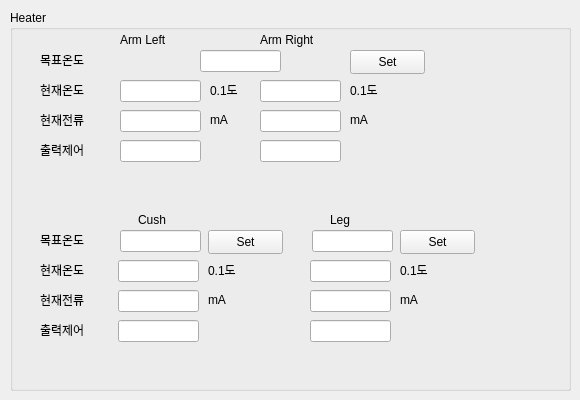
                 <widget class="QWidget" name="tab_heater">
                  <attribute name="title">
                   <string>Heater</string>
                  </attribute>
                  <widget class="QGroupBox" name="groupBox_4">
                   <property name="geometry">
                    <rect>
                     <x>10</x>
                     <y>10</y>
                     <width>561</width>
                     <height>381</height>
                    </rect>
                   </property>
                   <property name="title">
                    <string>Heater</string>
                   </property>
                   <widget class="QLineEdit" name="lineEdit_heater_arm_temp_target">
                    <property name="geometry">
                     <rect>
                      <x>190</x>
                      <y>40</y>
                      <width>81</width>
                      <height>22</height>
                     </rect>
                    </property>
                   </widget>
                   <widget class="QLabel" name="label_17">
                    <property name="geometry">
                     <rect>
                      <x>30</x>
                      <y>40</y>
                      <width>71</width>
                      <height>20</height>
                     </rect>
                    </property>
                    <property name="text">
                     <string>목표온도</string>
                    </property>
                   </widget>
                   <widget class="QLabel" name="label_18">
                    <property name="geometry">
                     <rect>
                      <x>110</x>
                      <y>20</y>
                      <width>71</width>
                      <height>20</height>
                     </rect>
                    </property>
                    <property name="text">
                     <string>Arm Left</string>
                    </property>
                   </widget>
                   <widget class="QLabel" name="label_19">
                    <property name="geometry">
                     <rect>
                      <x>250</x>
                      <y>20</y>
                      <width>81</width>
                      <height>20</height>
                     </rect>
                    </property>
                    <property name="text">
                     <string>Arm Right</string>
                    </property>
                   </widget>
                   <widget class="QLabel" name="label_20">
                    <property name="geometry">
                     <rect>
                      <x>30</x>
                      <y>70</y>
                      <width>71</width>
                      <height>20</height>
                     </rect>
                    </property>
                    <property name="text">
                     <string>현재온도</string>
                    </property>
                   </widget>
                   <widget class="QLineEdit" name="lineEdit_heater_arm_l_temp_current">
                    <property name="geometry">
                     <rect>
                      <x>110</x>
                      <y>70</y>
                      <width>81</width>
                      <height>22</height>
                     </rect>
                    </property>
                   </widget>
                   <widget class="QLineEdit" name="lineEdit_heater_arm_r_temp_current">
                    <property name="geometry">
                     <rect>
                      <x>250</x>
                      <y>70</y>
                      <width>81</width>
                      <height>22</height>
                     </rect>
                    </property>
                   </widget>
                   <widget class="QLabel" name="label_21">
                    <property name="geometry">
                     <rect>
                      <x>30</x>
                      <y>100</y>
                      <width>71</width>
                      <height>20</height>
                     </rect>
                    </property>
                    <property name="text">
                     <string>현재전류</string>
                    </property>
                   </widget>
                   <widget class="QLineEdit" name="lineEdit_heater_arm_l_current">
                    <property name="geometry">
                     <rect>
                      <x>110</x>
                      <y>100</y>
                      <width>81</width>
                      <height>22</height>
                     </rect>
                    </property>
                   </widget>
                   <widget class="QLineEdit" name="lineEdit_heater_arm_r_current">
                    <property name="geometry">
                     <rect>
                      <x>250</x>
                      <y>100</y>
                      <width>81</width>
                      <height>22</height>
                     </rect>
                    </property>
                   </widget>
                   <widget class="QLineEdit" name="lineEdit_heater_arm_l_set">
                    <property name="geometry">
                     <rect>
                      <x>110</x>
                      <y>130</y>
                      <width>81</width>
                      <height>22</height>
                     </rect>
                    </property>
                   </widget>
                   <widget class="QLabel" name="label_22">
                    <property name="geometry">
                     <rect>
                      <x>30</x>
                      <y>130</y>
                      <width>71</width>
                      <height>20</height>
                     </rect>
                    </property>
                    <property name="text">
                     <string>출력제어</string>
                    </property>
                   </widget>
                   <widget class="QLineEdit" name="lineEdit_heater_arm_r_set">
                    <property name="geometry">
                     <rect>
                      <x>250</x>
                      <y>130</y>
                      <width>81</width>
                      <height>22</height>
                     </rect>
                    </property>
                   </widget>
                   <widget class="QPushButton" name="btn_heater_set_arm">
                    <property name="geometry">
                     <rect>
                      <x>340</x>
                      <y>40</y>
                      <width>75</width>
                      <height>24</height>
                     </rect>
                    </property>
                    <property name="text">
                     <string>Set</string>
                    </property>
                   </widget>
                   <widget class="QLabel" name="label_23">
                    <property name="geometry">
                     <rect>
                      <x>200</x>
                      <y>100</y>
                      <width>20</width>
                      <height>20</height>
                     </rect>
                    </property>
                    <property name="text">
                     <string>mA</string>
                    </property>
                   </widget>
                   <widget class="QLabel" name="label_24">
                    <property name="geometry">
                     <rect>
                      <x>340</x>
                      <y>100</y>
                      <width>20</width>
                      <height>20</height>
                     </rect>
                    </property>
                    <property name="text">
                     <string>mA</string>
                    </property>
                   </widget>
                   <widget class="QLabel" name="label_25">
                    <property name="geometry">
                     <rect>
                      <x>200</x>
                      <y>70</y>
                      <width>41</width>
                      <height>20</height>
                     </rect>
                    </property>
                    <property name="text">
                     <string>0.1도</string>
                    </property>
                   </widget>
                   <widget class="QLabel" name="label_26">
                    <property name="geometry">
                     <rect>
                      <x>340</x>
                      <y>70</y>
                      <width>41</width>
                      <height>20</height>
                     </rect>
                    </property>
                    <property name="text">
                     <string>0.1도</string>
                    </property>
                   </widget>
                   <widget class="QPushButton" name="btn_heater_set_cush">
                    <property name="geometry">
                     <rect>
                      <x>198</x>
                      <y>220</y>
                      <width>75</width>
                      <height>24</height>
                     </rect>
                    </property>
                    <property name="text">
                     <string>Set</string>
                    </property>
                   </widget>
                   <widget class="QLineEdit" name="lineEdit_heater_cush_current">
                    <property name="geometry">
                     <rect>
                      <x>108</x>
                      <y>280</y>
                      <width>81</width>
                      <height>22</height>
                     </rect>
                    </property>
                   </widget>
                   <widget class="QLabel" name="label_39">
                    <property name="geometry">
                     <rect>
                      <x>128</x>
                      <y>200</y>
                      <width>51</width>
                      <height>20</height>
                     </rect>
                    </property>
                    <property name="text">
                     <string>Cush</string>
                    </property>
                   </widget>
                   <widget class="QLineEdit" name="lineEdit_heater_cush_set">
                    <property name="geometry">
                     <rect>
                      <x>108</x>
                      <y>310</y>
                      <width>81</width>
                      <height>22</height>
                     </rect>
                    </property>
                   </widget>
                   <widget class="QLineEdit" name="lineEdit_heater_cush_temp_current">
                    <property name="geometry">
                     <rect>
                      <x>108</x>
                      <y>250</y>
                      <width>81</width>
                      <height>22</height>
                     </rect>
                    </property>
                   </widget>
                   <widget class="QLabel" name="label_40">
                    <property name="geometry">
                     <rect>
                      <x>198</x>
                      <y>280</y>
                      <width>20</width>
                      <height>20</height>
                     </rect>
                    </property>
                    <property name="text">
                     <string>mA</string>
                    </property>
                   </widget>
                   <widget class="QLabel" name="label_41">
                    <property name="geometry">
                     <rect>
                      <x>198</x>
                      <y>250</y>
                      <width>41</width>
                      <height>20</height>
                     </rect>
                    </property>
                    <property name="text">
                     <string>0.1도</string>
                    </property>
                   </widget>
                   <widget class="QLineEdit" name="lineEdit_heater_cush_temp_target">
                    <property name="geometry">
                     <rect>
                      <x>110</x>
                      <y>220</y>
                      <width>81</width>
                      <height>22</height>
                     </rect>
                    </property>
                   </widget>
                   <widget class="QLabel" name="label_42">
                    <property name="geometry">
                     <rect>
                      <x>30</x>
                      <y>220</y>
                      <width>71</width>
                      <height>20</height>
                     </rect>
                    </property>
                    <property name="text">
                     <string>목표온도</string>
                    </property>
                   </widget>
                   <widget class="QLabel" name="label_43">
                    <property name="geometry">
                     <rect>
                      <x>30</x>
                      <y>250</y>
                      <width>71</width>
                      <height>20</height>
                     </rect>
                    </property>
                    <property name="text">
                     <string>현재온도</string>
                    </property>
                   </widget>
                   <widget class="QLabel" name="label_44">
                    <property name="geometry">
                     <rect>
                      <x>30</x>
                      <y>280</y>
                      <width>71</width>
                      <height>20</height>
                     </rect>
                    </property>
                    <property name="text">
                     <string>현재전류</string>
                    </property>
                   </widget>
                   <widget class="QLabel" name="label_45">
                    <property name="geometry">
                     <rect>
                      <x>30</x>
                      <y>310</y>
                      <width>71</width>
                      <height>20</height>
                     </rect>
                    </property>
                    <property name="text">
                     <string>출력제어</string>
                    </property>
                   </widget>
                   <widget class="QPushButton" name="btn_heater_set_leg">
                    <property name="geometry">
                     <rect>
                      <x>390</x>
                      <y>220</y>
                      <width>75</width>
                      <height>24</height>
                     </rect>
                    </property>
                    <property name="text">
                     <string>Set</string>
                    </property>
                   </widget>
                   <widget class="QLineEdit" name="lineEdit_heater_leg_temp_target">
                    <property name="geometry">
                     <rect>
                      <x>302</x>
                      <y>220</y>
                      <width>81</width>
                      <height>22</height>
                     </rect>
                    </property>
                   </widget>
                   <widget class="QLabel" name="label_46">
                    <property name="geometry">
                     <rect>
                      <x>320</x>
                      <y>200</y>
                      <width>51</width>
                      <height>20</height>
                     </rect>
                    </property>
                    <property name="text">
                     <string>Leg</string>
                    </property>
                   </widget>
                   <widget class="QLineEdit" name="lineEdit_heater_leg_temp_current">
                    <property name="geometry">
                     <rect>
                      <x>300</x>
                      <y>250</y>
                      <width>81</width>
                      <height>22</height>
                     </rect>
                    </property>
                   </widget>
                   <widget class="QLineEdit" name="lineEdit_heater_leg_set">
                    <property name="geometry">
                     <rect>
                      <x>300</x>
                      <y>310</y>
                      <width>81</width>
                      <height>22</height>
                     </rect>
                    </property>
                   </widget>
                   <widget class="QLabel" name="label_47">
                    <property name="geometry">
                     <rect>
                      <x>390</x>
                      <y>250</y>
                      <width>41</width>
                      <height>20</height>
                     </rect>
                    </property>
                    <property name="text">
                     <string>0.1도</string>
                    </property>
                   </widget>
                   <widget class="QLineEdit" name="lineEdit_heater_leg_current">
                    <property name="geometry">
                     <rect>
                      <x>300</x>
                      <y>280</y>
                      <width>81</width>
                      <height>22</height>
                     </rect>
                    </property>
                   </widget>
                   <widget class="QLabel" name="label_48">
                    <property name="geometry">
                     <rect>
                      <x>390</x>
                      <y>280</y>
                      <width>20</width>
                      <height>20</height>
                     </rect>
                    </property>
                    <property name="text">
                     <string>mA</string>
                    </property>
                   </widget>
                  </widget>
                 </widget>
